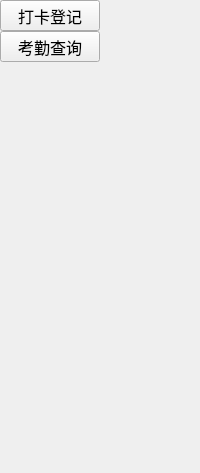
     <widget class="QWidget" name="page3">
      <layout class="QHBoxLayout" name="horizontalLayout_5">
       <property name="spacing">
        <number>0</number>
       </property>
       <property name="leftMargin">
        <number>0</number>
       </property>
       <property name="topMargin">
        <number>0</number>
       </property>
       <property name="rightMargin">
        <number>0</number>
       </property>
       <property name="bottomMargin">
        <number>0</number>
       </property>
       <item>
        <widget class="QWidget" name="widgetLeft1" native="true">
         <property name="maximumSize">
          <size>
           <width>100</width>
           <height>16777215</height>
          </size>
         </property>
         <layout class="QVBoxLayout" name="verticalLayout_5">
          <property name="spacing">
           <number>0</number>
          </property>
          <property name="leftMargin">
           <number>0</number>
          </property>
          <property name="topMargin">
           <number>0</number>
          </property>
          <property name="rightMargin">
           <number>0</number>
          </property>
          <property name="bottomMargin">
           <number>0</number>
          </property>
          <item>
           <widget class="QToolButton" name="tbtnConLeft1">
            <property name="sizePolicy">
             <sizepolicy hsizetype="Expanding" vsizetype="Fixed">
              <horstretch>0</horstretch>
              <verstretch>0</verstretch>
             </sizepolicy>
            </property>
            <property name="font">
             <font>
              <pointsize>12</pointsize>
             </font>
            </property>
            <property name="text">
             <string>打卡登记</string>
            </property>
           </widget>
          </item>
          <item>
           <widget class="QToolButton" name="tbtnConLeft2">
            <property name="sizePolicy">
             <sizepolicy hsizetype="Expanding" vsizetype="Fixed">
              <horstretch>0</horstretch>
              <verstretch>0</verstretch>
             </sizepolicy>
            </property>
            <property name="font">
             <font>
              <pointsize>12</pointsize>
             </font>
            </property>
            <property name="text">
             <string>考勤查询</string>
            </property>
           </widget>
          </item>
          <item>
           <spacer name="verticalSpacer_4">
            <property name="orientation">
             <enum>Qt::Vertical</enum>
            </property>
            <property name="sizeHint" stdset="0">
             <size>
              <width>20</width>
              <height>411</height>
             </size>
            </property>
           </spacer>
          </item>
         </layout>
        </widget>
       </item>
       <item>
        <widget class="QLabel" name="lab3">
         <property name="text">
          <string/>
         </property>
         <property name="alignment">
          <set>Qt::AlignCenter</set>
         </property>
        </widget>
       </item>
      </layout>
     </widget>
